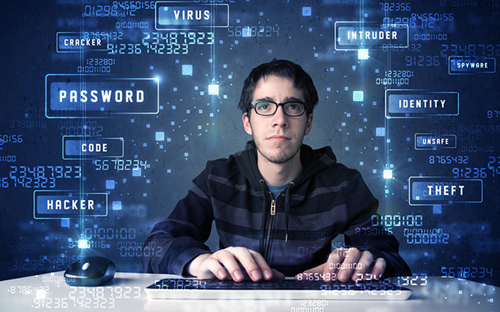
#> input picture 第8章/photo/Unknown.jpg, 500 x 312 px
$ python PIL_paste.py
#> lines starting #> are read from the running program, lines starting #| are printed output that depends on the picture
from PIL import Image
import cv2
import numpy as np

cv_im1 = cv2.imread("./photo/Unknown.jpg")
#> cv_im1 is the input picture: shape (312, 500, 3); mean B, G, R 111.2, 79.2, 60.6
cv_im2 = cv2.imread("./photo/yangsan.jpg")
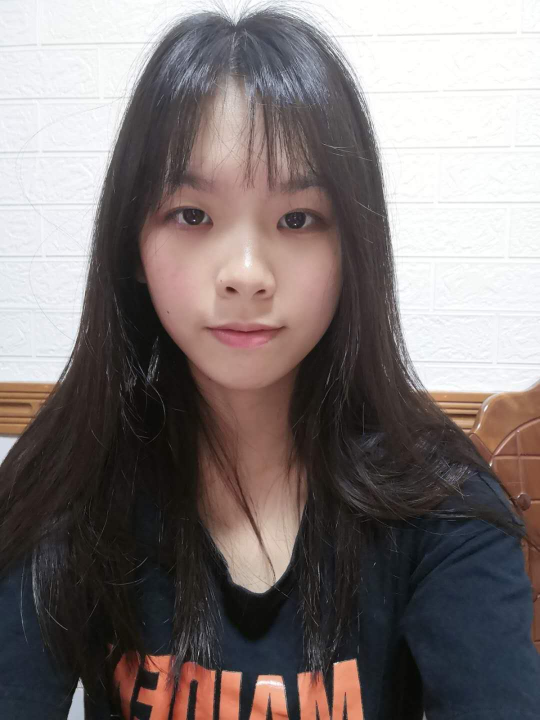
#> input picture 第8章/photo/yangsan.jpg, 1080 x 1440 px (shown at 1/2 size)
#> cv_im2 is the input picture: shape (1440, 1080, 3); mean B, G, R 115.9, 116.7, 125.3

size = (160, 160)
cv_im1 = cv2.resize(cv_im1, size, interpolation=cv2.INTER_AREA)
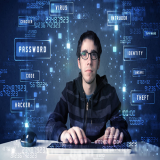
#> cv_im1: shape (160, 160, 3); mean B, G, R 111.2, 79.2, 60.6

im1 = Image.fromarray(cv2.cvtColor(cv_im1, cv2.COLOR_BGR2RGB))
im2 = Image.fromarray(cv2.cvtColor(cv_im2, cv2.COLOR_BGR2RGB))
#paste函数的参数为(需要修改的图片，粘贴的起始点的横坐标，粘贴的起始点的纵坐标）
im2.paste(im1,(0,0))
#粘贴的图片的左上角和右下角的坐标
# im2.paste(im1,(300,300,800,800))
img= cv2.cvtColor(np.asarray(im2), cv2.COLOR_RGB2BGR)
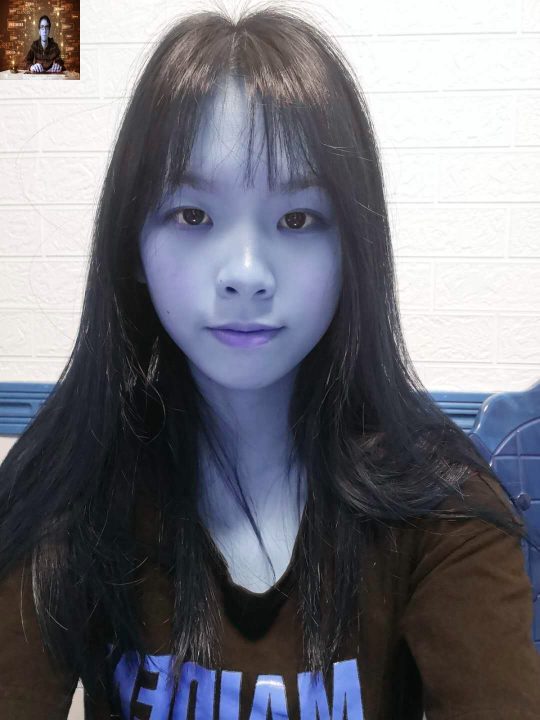
#> img: shape (1440, 1080, 3) (shown at 1/2 size); mean R, G, B 113.6, 114, 122.3

img = cv2.resize(img, (0, 0), fx=0.33, fy=0.33)
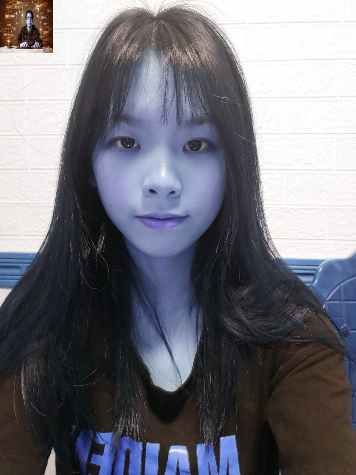
#> img: shape (475, 356, 3); mean R, G, B 113.5, 113.8, 122.2
cv2.imshow("OpenCV", img)
cv2.waitKey()
